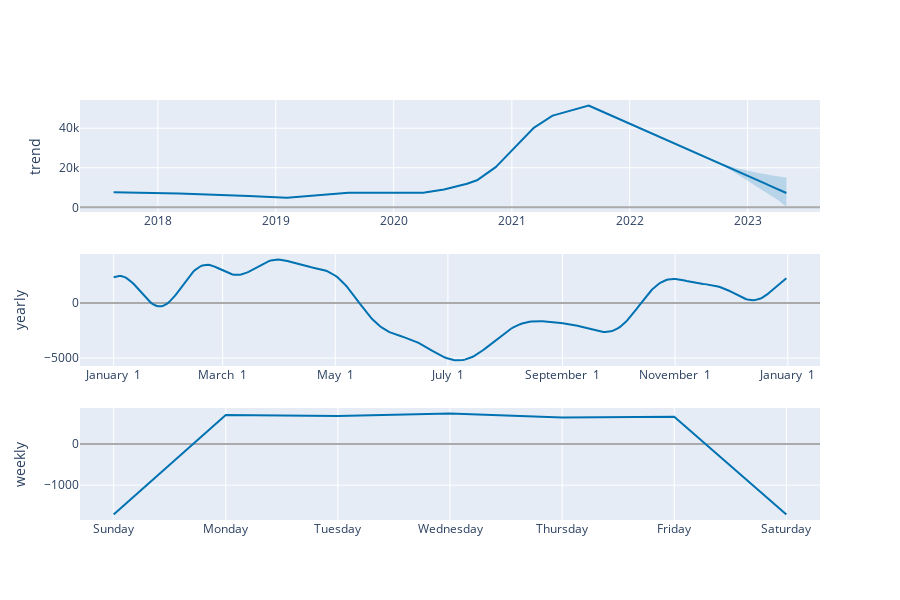

Source (notebook cell):
### Code cell
plot_components_plotly(m, X_pred_prophet)

### Figure 1 — Plotly figure (JSON) as saved in the notebook; plotly's stock layout.template omitted (floating-point values rounded to 4 significant figures; data arrays with more than 128 entries replaced by an {"elided": "..."} marker saying what was removed)
{"data": [{"line": {"color": "#0072B2", "width": 2}, "mode": "lines", "name": "trend", "type": "scatter", "x": {"elided": "1558 str values"}, "xaxis": "x", "y": {"elided": "1558 float values"}, "yaxis": "y"}, {"line": {"color": "rgba(0, 114, 178, 0.2)", "width": 0}, "mode": "lines", "name": "trend_upper", "type": "scatter", "x": {"elided": "1558 str values"}, "xaxis": "x", "y": {"elided": "1558 float values"}, "yaxis": "y"}, {"fill": "tonexty", "fillcolor": "rgba(0, 114, 178, 0.2)", "line": {"color": "rgba(0, 114, 178, 0.2)", "width": 0}, "mode": "lines", "name": "trend_lower", "type": "scatter", "x": {"elided": "1558 str values"}, "xaxis": "x", "y": {"elided": "1558 float values"}, "yaxis": "y"}, {"line": {"color": "#0072B2", "width": 2}, "mode": "lines", "name": "yearly", "type": "scatter", "x": {"elided": "365 str values"}, "xaxis": "x2", "y": {"elided": "365 float values"}, "yaxis": "y2"}, {"line": {"color": "#0072B2", "width": 2}, "mode": "lines", "name": "weekly", "type": "scatter", "x": ["2017-01-01T00:00:00", "2017-01-02T00:00:00", "2017-01-03T00:00:00", "2017-01-04T00:00:00", "2017-01-05T00:00:00", "2017-01-06T00:00:00", "2017-01-07T00:00:00"], "xaxis": "x3", "y": [-1711.0, 704.3, 678.7, 736.2, 641.6, 660.9, -1711.0], "yaxis": "y3"}], "layout": {"height": 600, "showlegend": false, "width": 900, "xaxis": {"anchor": "y", "domain": [0, 1], "range": ["2017-05-04T20:24:00", "2023-08-13T03:36:00"], "type": "date"}, "xaxis2": {"anchor": "y2", "domain": [0, 1], "range": ["2016-12-13T18:54:02.958904115", "2018-01-18T11:04:57.863013581"], "tickformat": "%B %e", "type": "date"}, "xaxis3": {"anchor": "y3", "domain": [0, 1], "range": ["2016-12-31T16:48:00", "2017-01-07T07:12:00"], "tickformat": "%A", "type": "date"}, "yaxis": {"anchor": "x", "domain": [0.7333, 1], "rangemode": "normal", "title": {"text": "trend"}, "zerolinecolor": "#AAA"}, "yaxis2": {"anchor": "x2", "domain": [0.3667, 0.6333], "title": {"text": "yearly"}, "zerolinecolor": "#AAA"}, "yaxis3": {"anchor": "x3", "domain": [0, 0.2667], "title": {"text": "weekly"}, "zerolinecolor": "#AAA"}}}
